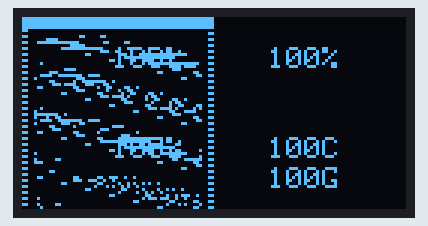
Recording of a program running on a simulated Arduino Uno, built with avr-gcc and run on an emulated ATmega328P. Shown: 128×64 one-colour display. The display library's start-up logo is not drawn.

Above: at 0.4 s.

The program:

main.cpp
```cpp
#include <Arduino.h>

#include <SPI.h>
#include <Wire.h>
#include <Adafruit_SSD1306.h>
#include <Adafruit_GFX.h>

#include <bitmap.hpp>

#pragma region  PINS
#define KEY_PIN1 3 //TODO
#define KEY_PIN2 4 //TODO
#define KEY_PIN3 4//TODO
#define KEY_PIN4 5//TODO
#define POTENTIOMETER_PIN 1 //TODO

#define DISPLAY_SLA_PIN A5
#define DISPLAY_SDA_PIN A4

#pragma endregion  PINS


#define DISPLAY_RESET_PIN -1
#define DISPLAY_HEIGHT 64
#define DISPLAY_WIDTH 128
#define BORDER_MARGIN 4
Adafruit_SSD1306 display(DISPLAY_WIDTH, DISPLAY_HEIGHT, &Wire, DISPLAY_RESET_PIN);

bool displayStatus = false;

void PrintDisplayInfo();

void setup() {
  Serial.begin(9600);

  //BIND PINS
  // Buttons
  // pinMode(KEYPIN1, INPUT_PULLUP);
  // pinMode(KEYPIN2, INPUT_PULLUP);
  // pinMode(KEYPIN3, INPUT_PULLUP);
  // pinMode(KEYPIN4, INPUT_PULLUP);
  // // Potenntiometer
  // pinMode(POTENTIOMETERPIN, OUTPUT);


  if(!display.begin(SSD1306_SWITCHCAPVCC, 0x3C))
  {
    //Serial.println(F("Error. SSD1306 connect failed"));
    displayStatus = false;
  }else{
    displayStatus = true;
    display.display();
    delay(200);
    display.clearDisplay();
    display.setTextSize(1);
    display.setTextColor(WHITE);
  }


}

void loop() {
  PrintDisplayInfo();

}

void PrintDisplayInfo()
{
  if( !displayStatus) return;
  display.clearDisplay();
  display.setCursor(0,0);
  //Draw border
  display.drawBitmap(0,0,BORDERMAP,DISPLAY_HEIGHT,DISPLAY_WIDTH,1);
  //Draw data icons
  display.drawBitmap(BORDER_MARGIN,BORDER_MARGIN,DATAMAP,DISPLAY_HEIGHT-BORDER_MARGIN*2,DISPLAY_WIDTH -BORDER_MARGIN * 2,1);

  //CPU DATA
  display.setCursor(30,10);
  display.print("100%");
  // display.setCursor(30,20);
  // display.print("100C");

  //RAM DATA
  display.setCursor(30,40);
  display.print("100%");
  // display.setCursor(30,47);
  // display.print("13");

  //GPU DATA
  display.setCursor(82,10);
  display.print("100%");
  // display.setCursor(82,17);
  // display.print("28");

  //TEMP DATA
  display.setCursor(82,40);
  display.print("100C");
  display.setCursor(82,50);
  display.print("100G");

  display.display();
}
```

bitmap.hpp
```cpp
#ifndef BITMAP_HPP
#define BITMAP_HPP

#include <Arduino.h>
//PROGMEM
static const unsigned char PROGMEM test[] = { 0xff, 0xff, 0xff, 0xff, 0xff, 0xff, 0xff, 0xff, 0xff, 0xff, 0xff, 0xff, 0xff, 0xff, 0xff, 0xff, 0xff, 0xff, 0xff, 0xff, 0xff, 0xff, 0xff, 0xff, 0xff, 0xff, 0xff, 0xff, 0xff, 0xff, 0xff, 0xff, 0xff, 0xff, 0xff, 0xff, 0xff, 0xff, 0xff, 0xff, 0xff, 0xff, 0xff, 0xff, 0xff, 0xff, 0xff, 0xff, 0xff, 0xff, 0xff, 0xff, 0xff, 0xff, 0xff, 0xff, 0xff, 0xff, 0xff, 0xff, 0xff, 0xff, 0xff, 0xff, 0xff, 0xff, 0xff, 0xff, 0xff, 0xff, 0xff, 0xff, 0xff, 0xff, 0xff, 0xff, 0xff, 0xff, 0xff, 0xff, 0xff, 0xff, 0xff, 0xff, 0xff, 0xff, 0xff, 0xff, 0xff, 0xff, 0xff, 0xff, 0xff, 0xff, 0xff, 0xff, 0xff, 0xff, 0xff, 0xff, 0xff, 0xff, 0xff, 0xff, 0xff, 0xff, 0xff, 0xff, 0xff, 0xff, 0xfc, 0x3f, 0xff, 0xff, 0xff, 0xff, 0xff, 0xff, 0xff, 0xff, 0xff, 0xff, 0xff, 0xff, 0xff, 0xff, 0xfc, 0x3f, 0xff, 0xff, 0xff, 0xff, 0xff, 0xff, 0xff, 0xff, 0xff, 0xff, 0xff, 0xff, 0xff, 0xff, 0xfc, 0x3f, 0xff, 0xff, 0xff, 0xff, 0xff, 0xff, 0xff, 0xff, 0xff, 0xff, 0xff, 0xff, 0xff, 0xff, 0xfc, 0x3f, 0xff, 0xff, 0xff, 0xff, 0xff, 0xff, 0xff, 0xff, 0xff, 0xff, 0xff, 0xff, 0xff, 0xff, 0xfc, 0x3f, 0xff, 0xff, 0xff, 0xff, 0xff, 0xff, 0xff, 0xff, 0xff, 0xff, 0xff, 0xff, 0xff, 0xff, 0xfc, 0x3f, 0xff, 0xff, 0xff, 0xff, 0xff, 0xff, 0xff, 0xff, 0xff, 0xff, 0xff, 0xff, 0xff, 0xff, 0xfc, 0x3f, 0xff, 0xff, 0xff, 0xff, 0xff, 0xe1, 0xff, 0xff, 0xfc, 0x0, 0xff, 0xff, 0xff, 0xff, 0xfc, 0x3f, 0xff, 0xc3, 0xff, 0xff, 0xff, 0xe1, 0xff, 0xff, 0xc0, 0x0, 0x3f, 0xff, 0xff, 0xff, 0xfc, 0x3f, 0xff, 0xc3, 0xff, 0xf8, 0x7, 0xe1, 0xc3, 0xff, 0xc0, 0x0, 0x3e, 0xf, 0xff, 0xff, 0xfc, 0x3f, 0xff, 0xc3, 0xff, 0xe0, 0x1, 0xe1, 0xc3, 0xff, 0x80, 0x0, 0x1e, 0xf, 0xff, 0xff, 0xfc, 0x3f, 0xff, 0x83, 0xf, 0xe0, 0x1, 0xff, 0x83, 0xff, 0x80, 0x30, 0x1c, 0xf, 0xff, 0xff, 0xfc, 0x3f, 0xff, 0x83, 0xf, 0x80, 0x0, 0xff, 0x83, 0xff, 0x80, 0xfc, 0x1c, 0xf, 0xff, 0xff, 0xfc, 0x3f, 0xff, 0x82, 0xf, 0x80, 0x80, 0xff, 0x3, 0xff, 0x83, 0xfe, 0x18, 0x1f, 0xfc, 0x3f, 0xfc, 0x3f, 0xff, 0x2, 0xf, 0x1, 0xe0, 0xff, 0x3, 0xff, 0x87, 0x86, 0x18, 0x1f, 0xf8, 0x3, 0xfc, 0x3f, 0xff, 0x6, 0xf, 0x3, 0xe0, 0xfe, 0x7, 0xff, 0x87, 0x86, 0x10, 0x30, 0x78, 0x3, 0xfc, 0x3f, 0xff, 0x0, 0xf, 0x7, 0xf0, 0xfe, 0x7, 0xff, 0x87, 0x86, 0x10, 0x30, 0x78, 0x3, 0xfc, 0x3f, 0xff, 0x0, 0xf, 0x7, 0xf0, 0xfc, 0xf, 0xff, 0x83, 0x86, 0x10, 0x0, 0x78, 0x3, 0xfc, 0x3f, 0xff, 0x0, 0x1f, 0xf, 0xf0, 0xfc, 0xf, 0xff, 0x83, 0xfc, 0x10, 0x0, 0x78, 0x3, 0xfc, 0x3f, 0xff, 0x0, 0x1f, 0xf, 0xe0, 0xfc, 0x1f, 0xff, 0x81, 0xfc, 0x10, 0x0, 0x78, 0x3, 0xf8, 0x3f, 0xff, 0xf0, 0x1f, 0xf, 0xc0, 0xfc, 0x18, 0x7f, 0x80, 0xf8, 0x10, 0x0, 0x78, 0x3, 0xf8, 0x3f, 0xff, 0xfc, 0x1f, 0x7, 0x0, 0xfc, 0x38, 0x7f, 0xc0, 0x30, 0x1e, 0x0, 0xf0, 0x0, 0xf8, 0x3f, 0xff, 0xfc, 0x3f, 0x0, 0x0, 0xfc, 0x38, 0x7f, 0xc0, 0x0, 0x3f, 0xe0, 0xe0, 0x0, 0xf8, 0x3f, 0xff, 0xfc, 0x3f, 0x0, 0x1, 0xfc, 0x38, 0x7f, 0xe0, 0x0, 0x3f, 0xe0, 0xc0, 0x0, 0xf8, 0x7f, 0xff, 0xff, 0xff, 0x0, 0x3, 0xff, 0xff, 0xff, 0xf0, 0x0, 0x7f, 0xe0, 0xc0, 0x40, 0xf8, 0x7f, 0xff, 0xff, 0xff, 0x80, 0xf, 0xff, 0xff, 0xff, 0xfc, 0x0, 0xff, 0xe0, 0xc0, 0x0, 0xf8, 0x7f, 0xff, 0xff, 0xff, 0xff, 0xff, 0xff, 0xff, 0xff, 0xff, 0xff, 0xff, 0xe1, 0xc0, 0x0, 0xf8, 0x7f, 0xff, 0xff, 0xff, 0xff, 0xff, 0xff, 0xff, 0xff, 0xff, 0xff, 0xff, 0xff, 0xc0, 0x0, 0xf8, 0x7f, 0xff, 0xff, 0xff, 0xff, 0xff, 0xff, 0xff, 0xff, 0xff, 0xff, 0xff, 0xff, 0xe0, 0x1, 0xf8, 0x7f, 0xff, 0xff, 0xff, 0xff, 0xff, 0xff, 0xff, 0xff, 0xff, 0xff, 0xff, 0xff, 0xff, 0xff, 0xf8, 0x7f, 0xff, 0xff, 0xff, 0xff, 0xff, 0xff, 0xff, 0xff, 0xff, 0xff, 0xff, 0xff, 0xff, 0xff, 0xf8, 0x7f, 0xff, 0xff, 0xff, 0xff, 0xff, 0xff, 0xff, 0xf0, 0xff, 0xff, 0xff, 0xff, 0xff, 0xff, 0xf8, 0x7f, 0xff, 0xff, 0xff, 0xff, 0xff, 0xff, 0xff, 0xf0, 0xff, 0xff, 0xff, 0xff, 0xff, 0xff, 0xf8, 0x7f, 0xff, 0xff, 0xff, 0xff, 0xff, 0xff, 0x80, 0xf0, 0xff, 0xff, 0xff, 0xff, 0xff, 0xff, 0xf8, 0x7f, 0xff, 0xc0, 0x7, 0xff, 0x0, 0x3f, 0x0, 0x70, 0xff, 0xff, 0xff, 0xff, 0xff, 0xff, 0xf8, 0x7f, 0xff, 0x80, 0x3, 0xfe, 0x0, 0x3f, 0x0, 0x60, 0xff, 0xff, 0xff, 0xff, 0xff, 0xff, 0xf8, 0x7f, 0xff, 0x80, 0x3, 0xfe, 0x0, 0x3e, 0x0, 0x60, 0xff, 0xff, 0xff, 0xff, 0xff, 0xff, 0xf8, 0x7f, 0xff, 0x80, 0x3, 0xfe, 0x0, 0x3e, 0x0, 0x60, 0xff, 0xff, 0xff, 0xff, 0xff, 0xff, 0xf8, 0x7f, 0xff, 0x83, 0x83, 0xfe, 0x8, 0x3e, 0x0, 0x40, 0xff, 0xff, 0xff, 0xff, 0xff, 0xff, 0xf8, 0x7f, 0xff, 0xff, 0x83, 0xfe, 0x10, 0x3e, 0x0, 0x41, 0xff, 0xff, 0xff, 0xff, 0xff, 0xff, 0xf8, 0x7f, 0xff, 0xff, 0x83, 0xfe, 0x0, 0x3e, 0x0, 0x81, 0xff, 0xff, 0xff, 0xff, 0xff, 0xff, 0xf8, 0x7f, 0xff, 0xff, 0x3, 0xff, 0x80, 0x3f, 0x1, 0x83, 0xff, 0xff, 0xff, 0xff, 0xff, 0xff, 0xf8, 0x7f, 0xff, 0xfe, 0x3, 0xff, 0x80, 0x7f, 0xff, 0x83, 0xff, 0xff, 0xff, 0xff, 0xff, 0xff, 0xf8, 0x7f, 0xff, 0xfc, 0x7, 0xff, 0x80, 0xff, 0xff, 0x3, 0xff, 0xff, 0xff, 0xff, 0xff, 0xff, 0xf8, 0x7f, 0xff, 0xf8, 0x7, 0xff, 0x80, 0xff, 0xff, 0x7, 0xff, 0xff, 0xff, 0xff, 0xff, 0xff, 0xf8, 0x7f, 0xff, 0xe0, 0xf, 0xff, 0xc0, 0xff, 0xff, 0x7, 0xff, 0xff, 0xff, 0xff, 0xff, 0xff, 0xf8, 0x7f, 0xff, 0x80, 0x1f, 0xff, 0xe0, 0xff, 0xfe, 0x0, 0x7, 0xff, 0xff, 0xff, 0xff, 0xff, 0xf8, 0x7f, 0xff, 0x0, 0x3, 0xf0, 0x0, 0xff, 0xfe, 0x0, 0x3, 0xff, 0xff, 0xff, 0xff, 0xff, 0xf8, 0x7f, 0xff, 0x0, 0x3, 0xf0, 0x0, 0xff, 0xfe, 0x0, 0x3, 0xff, 0xff, 0xff, 0xff, 0xff, 0xf8, 0x7f, 0xff, 0x0, 0x3, 0xf0, 0x0, 0xff, 0xfc, 0x10, 0x3, 0xff, 0xff, 0xff, 0xff, 0xff, 0xf8, 0x7f, 0xff, 0x0, 0x3, 0xf0, 0x0, 0xff, 0xfc, 0x10, 0x3, 0xff, 0xff, 0xff, 0xff, 0xff, 0xf8, 0x7f, 0xff, 0xff, 0xff, 0xff, 0xff, 0xff, 0xfc, 0x10, 0x3, 0xff, 0xff, 0xff, 0xff, 0xff, 0xff, 0xff, 0xff, 0xff, 0xff, 0xff, 0xff, 0xff, 0xf8, 0x10, 0x3, 0xff, 0xff, 0xff, 0xff, 0xff, 0xff, 0xff, 0xff, 0xff, 0xff, 0xff, 0xff, 0xff, 0xf8, 0x30, 0x3, 0xff, 0xff, 0xff, 0xff, 0xff, 0xff, 0xff, 0xff, 0xff, 0xff, 0xff, 0xff, 0xff, 0xf8, 0x38, 0x3, 0xff, 0xff, 0xff, 0xff, 0xff, 0xff, 0xff, 0xff, 0xff, 0xff, 0xff, 0xff, 0xff, 0xf8, 0x3e, 0x7, 0xff, 0xff, 0xff, 0xff, 0xff, 0xff, 0xff, 0xff, 0xff, 0xff, 0xff, 0xff, 0xff, 0xf8, 0x7f, 0xff, 0xff, 0xff, 0xff, 0xff, 0xff, 0xff, 0xff, 0xff, 0xff, 0xff, 0xff, 0xff, 0xff, 0xff, 0xff, 0xff, 0xff, 0xff, 0xff, 0xff, 0xff, 0xff, 0xff };

static const unsigned char PROGMEM BORDERMAP[] = { 0xff, 0xff, 0xff, 0xff, 0xff, 0xff, 0xff, 0xff, 0xff, 0xff, 0xff, 0xff, 0xff, 0xff, 0xff, 0xff, 0xff, 0xff, 0xff, 0xff, 0xff, 0xff, 0xff, 0xff, 0xff, 0xff, 0xff, 0xff, 0xff, 0xff, 0xff, 0xff, 0xc0, 0x0, 0x0, 0x0, 0x0, 0x0, 0x0, 0x0, 0x0, 0x0, 0x0, 0x0, 0x0, 0x0, 0x0, 0x3, 0xc0, 0x0, 0x0, 0x0, 0x0, 0x0, 0x0, 0x0, 0x0, 0x0, 0x0, 0x0, 0x0, 0x0, 0x0, 0x3, 0xc0, 0x0, 0x0, 0x0, 0x0, 0x0, 0x0, 0x0, 0x0, 0x0, 0x0, 0x0, 0x0, 0x0, 0x0, 0x3, 0xc0, 0x0, 0x0, 0x0, 0x0, 0x0, 0x0, 0x0, 0x0, 0x0, 0x0, 0x0, 0x0, 0x0, 0x0, 0x3, 0xc0, 0x0, 0x0, 0x0, 0x0, 0x0, 0x0, 0x0, 0x0, 0x0, 0x0, 0x0, 0x0, 0x0, 0x0, 0x3, 0xc0, 0x0, 0x0, 0x0, 0x0, 0x0, 0x0, 0x0, 0x0, 0x0, 0x0, 0x0, 0x0, 0x0, 0x0, 0x3, 0xc0, 0x0, 0x0, 0x0, 0x0, 0x0, 0x0, 0x0, 0x0, 0x0, 0x0, 0x0, 0x0, 0x0, 0x0, 0x3, 0xc0, 0x0, 0x0, 0x0, 0x0, 0x0, 0x0, 0x0, 0x0, 0x0, 0x0, 0x0, 0x0, 0x0, 0x0, 0x3, 0xc0, 0x0, 0x0, 0x0, 0x0, 0x0, 0x0, 0x0, 0x0, 0x0, 0x0, 0x0, 0x0, 0x0, 0x0, 0x3, 0xc0, 0x0, 0x0, 0x0, 0x0, 0x0, 0x0, 0x0, 0x0, 0x0, 0x0, 0x0, 0x0, 0x0, 0x0, 0x3, 0xc0, 0x0, 0x0, 0x0, 0x0, 0x0, 0x0, 0x0, 0x0, 0x0, 0x0, 0x0, 0x0, 0x0, 0x0, 0x3, 0xc0, 0x0, 0x0, 0x0, 0x0, 0x0, 0x0, 0x0, 0x0, 0x0, 0x0, 0x0, 0x0, 0x0, 0x0, 0x3, 0xc0, 0x0, 0x0, 0x0, 0x0, 0x0, 0x0, 0x0, 0x0, 0x0, 0x0, 0x0, 0x0, 0x0, 0x0, 0x3, 0xc0, 0x0, 0x0, 0x0, 0x0, 0x0, 0x0, 0x0, 0x0, 0x0, 0x0, 0x0, 0x0, 0x0, 0x0, 0x3, 0xc0, 0x0, 0x0, 0x0, 0x0, 0x0, 0x0, 0x0, 0x0, 0x0, 0x0, 0x0, 0x0, 0x0, 0x0, 0x3, 0xc0, 0x0, 0x0, 0x0, 0x0, 0x0, 0x0, 0x0, 0x0, 0x0, 0x0, 0x0, 0x0, 0x0, 0x0, 0x3, 0xc0, 0x0, 0x0, 0x0, 0x0, 0x0, 0x0, 0x0, 0x0, 0x0, 0x0, 0x0, 0x0, 0x0, 0x0, 0x3, 0xc0, 0x0, 0x0, 0x0, 0x0, 0x0, 0x0, 0x0, 0x0, 0x0, 0x0, 0x0, 0x0, 0x0, 0x0, 0x3, 0xc0, 0x0, 0x0, 0x0, 0x0, 0x0, 0x0, 0x0, 0x0, 0x0, 0x0, 0x0, 0x0, 0x0, 0x0, 0x3, 0xc0, 0x0, 0x0, 0x0, 0x0, 0x0, 0x0, 0x0, 0x0, 0x0, 0x0, 0x0, 0x0, 0x0, 0x0, 0x3, 0xc0, 0x0, 0x0, 0x0, 0x0, 0x0, 0x0, 0x0, 0x0, 0x0, 0x0, 0x0, 0x0, 0x0, 0x0, 0x3, 0xc0, 0x0, 0x0, 0x0, 0x0, 0x0, 0x0, 0x0, 0x0, 0x0, 0x0, 0x0, 0x0, 0x0, 0x0, 0x3, 0xc0, 0x0, 0x0, 0x0, 0x0, 0x0, 0x0, 0x0, 0x0, 0x0, 0x0, 0x0, 0x0, 0x0, 0x0, 0x3, 0xc0, 0x0, 0x0, 0x0, 0x0, 0x0, 0x0, 0x0, 0x0, 0x0, 0x0, 0x0, 0x0, 0x0, 0x0, 0x3, 0xc0, 0x0, 0x0, 0x0, 0x0, 0x0, 0x0, 0x0, 0x0, 0x0, 0x0, 0x0, 0x0, 0x0, 0x0, 0x3, 0xc0, 0x0, 0x0, 0x0, 0x0, 0x0, 0x0, 0x0, 0x0, 0x0, 0x0, 0x0, 0x0, 0x0, 0x0, 0x3, 0xc0, 0x0, 0x0, 0x0, 0x0, 0x0, 0x0, 0x0, 0x0, 0x0, 0x0, 0x0, 0x0, 0x0, 0x0, 0x3, 0xc0, 0x0, 0x0, 0x0, 0x0, 0x0, 0x0, 0x0, 0x0, 0x0, 0x0, 0x0, 0x0, 0x0, 0x0, 0x3, 0xc0, 0x0, 0x0, 0x0, 0x0, 0x0, 0x0, 0x0, 0x0, 0x0, 0x0, 0x0, 0x0, 0x0, 0x0, 0x3, 0xc0, 0x0, 0x0, 0x0, 0x0, 0x0, 0x0, 0x0, 0x0, 0x0, 0x0, 0x0, 0x0, 0x0, 0x0, 0x3, 0xc0, 0x0, 0x0, 0x0, 0x0, 0x0, 0x0, 0x0, 0x0, 0x0, 0x0, 0x0, 0x0, 0x0, 0x0, 0x3, 0xc0, 0x0, 0x0, 0x0, 0x0, 0x0, 0x0, 0x0, 0x0, 0x0, 0x0, 0x0, 0x0, 0x0, 0x0, 0x3, 0xc0, 0x0, 0x0, 0x0, 0x0, 0x0, 0x0, 0x0, 0x0, 0x0, 0x0, 0x0, 0x0, 0x0, 0x0, 0x3, 0xc0, 0x0, 0x0, 0x0, 0x0, 0x0, 0x0, 0x0, 0x0, 0x0, 0x0, 0x0, 0x0, 0x0, 0x0, 0x3, 0xc0, 0x0, 0x0, 0x0, 0x0, 0x0, 0x0, 0x0, 0x0, 0x0, 0x0, 0x0, 0x0, 0x0, 0x0, 0x3, 0xc0, 0x0, 0x0, 0x0, 0x0, 0x0, 0x0, 0x0, 0x0, 0x0, 0x0, 0x0, 0x0, 0x0, 0x0, 0x3, 0xc0, 0x0, 0x0, 0x0, 0x0, 0x0, 0x0, 0x0, 0x0, 0x0, 0x0, 0x0, 0x0, 0x0, 0x0, 0x3, 0xc0, 0x0, 0x0, 0x0, 0x0, 0x0, 0x0, 0x0, 0x0, 0x0, 0x0, 0x0, 0x0, 0x0, 0x0, 0x3, 0xc0, 0x0, 0x0, 0x0, 0x0, 0x0, 0x0, 0x0, 0x0, 0x0, 0x0, 0x0, 0x0, 0x0, 0x0, 0x3, 0xc0, 0x0, 0x0, 0x0, 0x0, 0x0, 0x0, 0x0, 0x0, 0x0, 0x0, 0x0, 0x0, 0x0, 0x0, 0x3, 0xc0, 0x0, 0x0, 0x0, 0x0, 0x0, 0x0, 0x0, 0x0, 0x0, 0x0, 0x0, 0x0, 0x0, 0x0, 0x3, 0xc0, 0x0, 0x0, 0x0, 0x0, 0x0, 0x0, 0x0, 0x0, 0x0, 0x0, 0x0, 0x0, 0x0, 0x0, 0x3, 0xc0, 0x0, 0x0, 0x0, 0x0, 0x0, 0x0, 0x0, 0x0, 0x0, 0x0, 0x0, 0x0, 0x0, 0x0, 0x3, 0xc0, 0x0, 0x0, 0x0, 0x0, 0x0, 0x0, 0x0, 0x0, 0x0, 0x0, 0x0, 0x0, 0x0, 0x0, 0x3, 0xc0, 0x0, 0x0, 0x0, 0x0, 0x0, 0x0, 0x0, 0x0, 0x0, 0x0, 0x0, 0x0, 0x0, 0x0, 0x3, 0xc0, 0x0, 0x0, 0x0, 0x0, 0x0, 0x0, 0x0, 0x0, 0x0, 0x0, 0x0, 0x0, 0x0, 0x0, 0x3, 0xc0, 0x0, 0x0, 0x0, 0x0, 0x0, 0x0, 0x0, 0x0, 0x0, 0x0, 0x0, 0x0, 0x0, 0x0, 0x3, 0xc0, 0x0, 0x0, 0x0, 0x0, 0x0, 0x0, 0x0, 0x0, 0x0, 0x0, 0x0, 0x0, 0x0, 0x0, 0x3, 0xc0, 0x0, 0x0, 0x0, 0x0, 0x0, 0x0, 0x0, 0x0, 0x0, 0x0, 0x0, 0x0, 0x0, 0x0, 0x3, 0xc0, 0x0, 0x0, 0x0, 0x0, 0x0, 0x0, 0x0, 0x0, 0x0, 0x0, 0x0, 0x0, 0x0, 0x0, 0x3, 0xc0, 0x0, 0x0, 0x0, 0x0, 0x0, 0x0, 0x0, 0x0, 0x0, 0x0, 0x0, 0x0, 0x0, 0x0, 0x3, 0xc0, 0x0, 0x0, 0x0, 0x0, 0x0, 0x0, 0x0, 0x0, 0x0, 0x0, 0x0, 0x0, 0x0, 0x0, 0x3, 0xc0, 0x0, 0x0, 0x0, 0x0, 0x0, 0x0, 0x0, 0x0, 0x0, 0x0, 0x0, 0x0, 0x0, 0x0, 0x3, 0xc0, 0x0, 0x0, 0x0, 0x0, 0x0, 0x0, 0x0, 0x0, 0x0, 0x0, 0x0, 0x0, 0x0, 0x0, 0x3, 0xc0, 0x0, 0x0, 0x0, 0x0, 0x0, 0x0, 0x0, 0x0, 0x0, 0x0, 0x0, 0x0, 0x0, 0x0, 0x3, 0xc0, 0x0, 0x0, 0x0, 0x0, 0x0, 0x0, 0x0, 0x0, 0x0, 0x0, 0x0, 0x0, 0x0, 0x0, 0x3, 0xc0, 0x0, 0x0, 0x0, 0x0, 0x0, 0x0, 0x0, 0x0, 0x0, 0x0, 0x0, 0x0, 0x0, 0x0, 0x3, 0xc0, 0x0, 0x0, 0x0, 0x0, 0x0, 0x0, 0x0, 0x0, 0x0, 0x0, 0x0, 0x0, 0x0, 0x0, 0x3, 0xc0, 0x0, 0x0, 0x0, 0x0, 0x0, 0x0, 0x0, 0x0, 0x0, 0x0, 0x0, 0x0, 0x0, 0x0, 0x3, 0xc0, 0x0, 0x0, 0x0, 0x0, 0x0, 0x0, 0x0, 0x0, 0x0, 0x0, 0x0, 0x0, 0x0, 0x0, 0x3, 0xff, 0xff, 0xff, 0xff, 0xff, 0xff, 0xff, 0xff, 0xff, 0xff, 0xff, 0xff, 0xff, 0xff, 0xff, 0xff, 0xff, 0xff, 0xff, 0xff, 0xff, 0xff, 0xff, 0xff, 0xff, 0xff, 0xff, 0xff, 0xff, 0xff, 0xff, 0xff };
static const unsigned char PROGMEM DATAMAP[] =  { 0x0, 0x0, 0x0, 0x0, 0x0, 0x0, 0x0, 0x0, 0x0, 0x0, 0x0, 0x0, 0x0, 0x0, 0x0, 0x1, 0x83, 0x0, 0x0, 0x0, 0x0, 0xf, 0x0, 0x0, 0x0, 0x0, 0x0, 0x0, 0x7f, 0xfe, 0x1, 0x83, 0x0, 0x0, 0x0, 0x0, 0xf, 0x80, 0x0, 0x0, 0x0, 0x0, 0x0, 0x7f, 0xfe, 0x1, 0x83, 0x0, 0x0, 0x0, 0x0, 0x3, 0x80, 0x0, 0x0, 0x0, 0x0, 0x0, 0x60, 0x6, 0x7, 0xff, 0xe0, 0x0, 0x0, 0x0, 0x3, 0xff, 0xfc, 0x0, 0x0, 0x0, 0x0, 0x60, 0x6, 0x4, 0x0, 0x20, 0x0, 0x0, 0x0, 0x3, 0xff, 0xfe, 0x0, 0x0, 0x0, 0x0, 0x60, 0x6, 0x3c, 0x0, 0x3c, 0x0, 0x0, 0x0, 0x3, 0x80, 0x7, 0x0, 0x0, 0x0, 0x0, 0x60, 0x6, 0x3c, 0xff, 0x3c, 0x0, 0x0, 0x0, 0x3, 0x80, 0x3, 0x80, 0x0, 0x0, 0x0, 0x60, 0x6, 0x4, 0xff, 0x20, 0x0, 0x0, 0x0, 0x3, 0xbc, 0x71, 0x80, 0x0, 0x0, 0x0, 0x60, 0x6, 0x4, 0xc3, 0x20, 0x0, 0x0, 0x0, 0x3, 0x80, 0x89, 0x80, 0x0, 0x0, 0x0, 0x60, 0x6, 0x4, 0xc3, 0x20, 0x0, 0x0, 0x0, 0x3, 0xbd, 0x5, 0x80, 0x0, 0x0, 0x0, 0x60, 0x6, 0x4, 0xc3, 0x20, 0x0, 0x0, 0x0, 0x3, 0x81, 0x5, 0x80, 0x0, 0x0, 0x0, 0x60, 0x6, 0x4, 0xc3, 0x20, 0x0, 0x0, 0x0, 0x3, 0xbd, 0x5, 0x80, 0x0, 0x0, 0x0, 0x60, 0x6, 0x3c, 0xff, 0x20, 0x0, 0x0, 0x0, 0x3, 0x80, 0x89, 0x80, 0x0, 0x0, 0x0, 0x60, 0x6, 0x3c, 0xff, 0x3c, 0x0, 0x0, 0x0, 0x3, 0x80, 0x71, 0x80, 0x0, 0x0, 0x0, 0x60, 0x6, 0x4, 0x0, 0x3c, 0x0, 0x0, 0x0, 0x3, 0x80, 0x3, 0x80, 0x0, 0x0, 0x0, 0x60, 0x6, 0x4, 0x0, 0x20, 0x0, 0x0, 0x0, 0x3, 0x80, 0x7, 0x0, 0x0, 0x0, 0x0, 0x60, 0x6, 0x7, 0xff, 0xe0, 0x0, 0x0, 0x0, 0x3, 0xff, 0xfe, 0x0, 0x0, 0x0, 0x0, 0x60, 0x6, 0x1, 0x81, 0x80, 0x0, 0x0, 0x0, 0x3, 0xff, 0xfc, 0x0, 0x0, 0x0, 0x0, 0x60, 0x6, 0x1, 0x81, 0x80, 0x0, 0x0, 0x0, 0x3, 0x3f, 0xe0, 0x0, 0x0, 0x0, 0x0, 0x60, 0x6, 0x1, 0x81, 0x80, 0x0, 0x0, 0x0, 0x3, 0x3f, 0xe0, 0x0, 0x0, 0x0, 0x0, 0x60, 0x6, 0x0, 0x0, 0x0, 0x0, 0x0, 0x0, 0x3, 0x0, 0x0, 0x0, 0x0, 0x0, 0x0, 0x60, 0x6, 0x0, 0x0, 0x0, 0x0, 0x0, 0x0, 0x0, 0x0, 0x0, 0x0, 0x0, 0x0, 0x0, 0x60, 0x6, 0x6, 0x72, 0x40, 0x0, 0x0, 0x0, 0x7, 0x39, 0x20, 0x0, 0x0, 0x0, 0x0, 0x60, 0x6, 0x9, 0x4a, 0x40, 0x0, 0x0, 0x0, 0x8, 0xa5, 0x20, 0x0, 0x0, 0x0, 0x0, 0x60, 0x6, 0x8, 0x4a, 0x40, 0x0, 0x0, 0x0, 0x8, 0x25, 0x20, 0x0, 0x0, 0x0, 0x0, 0x60, 0x6, 0x9, 0x72, 0x40, 0x0, 0x0, 0x0, 0xb, 0xb9, 0x20, 0x0, 0x0, 0x0, 0x0, 0x60, 0x6, 0x6, 0x41, 0x80, 0x0, 0x0, 0x0, 0x8, 0xa1, 0x20, 0x0, 0x0, 0x0, 0x0, 0x60, 0x6, 0x0, 0x0, 0x0, 0x0, 0x0, 0x0, 0x7, 0x20, 0xc0, 0x0, 0x0, 0x0, 0x0, 0x60, 0x6, 0x0, 0x0, 0x0, 0x0, 0x0, 0x0, 0x0, 0xc0, 0x0, 0x0, 0x0, 0x0, 0x0, 0x60, 0x6, 0x0, 0x0, 0x0, 0x0, 0x0, 0x0, 0x1, 0x20, 0x0, 0x0, 0x0, 0x0, 0x0, 0x60, 0x6, 0x0, 0x0, 0x0, 0x0, 0x0, 0x0, 0x2, 0x13, 0x0, 0x0, 0x0, 0x0, 0x0, 0x60, 0x6, 0x7, 0xff, 0xe0, 0x0, 0x0, 0x0, 0x2, 0x74, 0x80, 0x0, 0x0, 0x0, 0x0, 0x60, 0x6, 0x4, 0x0, 0x20, 0x0, 0x0, 0x0, 0x2, 0x14, 0x80, 0x0, 0x0, 0x0, 0x0, 0x60, 0x6, 0x3c, 0x0, 0x3c, 0x0, 0x0, 0x0, 0x2, 0x73, 0x1e, 0x0, 0x0, 0x0, 0x0, 0x60, 0x6, 0x3c, 0x0, 0x3c, 0x0, 0x0, 0x0, 0x2, 0x10, 0x21, 0x0, 0x0, 0x0, 0x0, 0x60, 0x6, 0x4, 0x0, 0x20, 0x0, 0x0, 0x0, 0x2, 0x70, 0x20, 0x0, 0x0, 0x0, 0x0, 0x60, 0x6, 0x4, 0x0, 0x20, 0x0, 0x0, 0x0, 0x2, 0x10, 0x40, 0x0, 0x0, 0x0, 0x0, 0x60, 0x6, 0x3c, 0x0, 0x3c, 0x0, 0x0, 0x0, 0x2, 0x70, 0x40, 0x0, 0x0, 0x0, 0x0, 0x60, 0x6, 0x3c, 0x0, 0x3c, 0x0, 0x0, 0x0, 0x2, 0x10, 0x40, 0x0, 0x0, 0x0, 0x0, 0x60, 0x6, 0x4, 0x0, 0x20, 0x0, 0x0, 0x0, 0x2, 0x70, 0x20, 0x0, 0x0, 0x0, 0x0, 0x60, 0x6, 0x4, 0x0, 0x20, 0x0, 0x0, 0x0, 0x2, 0x10, 0x21, 0x0, 0x0, 0x0, 0x0, 0x60, 0x6, 0x3c, 0x0, 0x3c, 0x0, 0x0, 0x0, 0x4, 0x8, 0x1e, 0x0, 0x0, 0x0, 0x0, 0x60, 0x6, 0x3c, 0x0, 0x3c, 0x0, 0x0, 0x0, 0x8, 0x4, 0x0, 0x0, 0x0, 0x0, 0x0, 0x60, 0x6, 0x4, 0x0, 0x20, 0x0, 0x0, 0x0, 0x10, 0x2, 0x0, 0x0, 0x0, 0x0, 0x0, 0x60, 0x6, 0x4, 0x0, 0x20, 0x0, 0x0, 0x0, 0x10, 0x2, 0x0, 0x0, 0x0, 0x0, 0x0, 0x60, 0x6, 0x3c, 0x0, 0x3c, 0x0, 0x0, 0x0, 0x10, 0x2, 0x0, 0x0, 0x0, 0x0, 0x0, 0x60, 0x6, 0x3c, 0x0, 0x3c, 0x0, 0x0, 0x0, 0x8, 0x4, 0x0, 0x0, 0x0, 0x0, 0x0, 0x60, 0x6, 0x4, 0x0, 0x20, 0x0, 0x0, 0x0, 0x4, 0x8, 0x0, 0x0, 0x0, 0x0, 0x0, 0x60, 0x6, 0x7, 0xff, 0xe0, 0x0, 0x0, 0x0, 0x3, 0xf0, 0x0, 0x0, 0x0, 0x0, 0x0, 0x60, 0x6, 0x0, 0x0, 0x0, 0x0, 0x0, 0x0, 0x0, 0x0, 0x0, 0x0, 0x0, 0x0, 0x0, 0x60, 0x6, 0x0, 0x0, 0x0, 0x0, 0x0, 0x0, 0xf, 0xb9, 0x4e, 0x0, 0x0, 0x0, 0x0, 0x60, 0x6, 0xe, 0x10, 0xa0, 0x0, 0x0, 0x0, 0x2, 0x22, 0xa9, 0x0, 0x0, 0x0, 0x0, 0x60, 0x6, 0x9, 0x29, 0x50, 0x0, 0x0, 0x0, 0x2, 0x3a, 0x29, 0x0, 0x0, 0x0, 0x0, 0x7f, 0xfe, 0xe, 0x39, 0x10, 0x0, 0x0, 0x0, 0x2, 0x22, 0x2e, 0x0, 0x0, 0x0, 0x0, 0x7f, 0xfe, 0x9, 0x45, 0x10, 0x0, 0x0, 0x0, 0x2, 0x3a, 0x28, 0x0, 0x0, 0x0, 0x0, 0x0, 0x0 };


#endif
```
